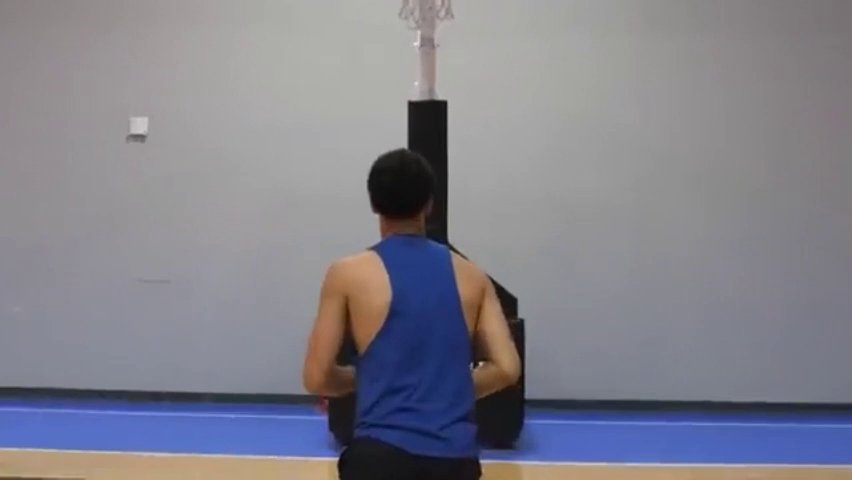
#> input picture frame 8 of ai-sports-tracker/sample_input.mp4, 852 x 480 px, given in place of sample_input2.mp4, which was not available
$ python tracker.py
#> lines starting #> are read from the running program, lines starting #| are printed output that depends on the picture; after the words box and inside, x2 and y2 are one past the last pixel; in counts of white or black regions, pixels touching at a corner belong together; pictures that were not available may be replaced by others from this repository, and a replacement may not be noted
import os
import cv2
import numpy as np

print("running tracker.py")
print(os.getcwd())


cap = cv2.VideoCapture("C:/Users/saifz/summer2025-ai-robotics-track/ai-sports-tracker/sample_input2.mp4")

if not cap.isOpened():
    print("Error: Could not open video file.")
    exit()
else:
    print("Video file opened successfully.")

#resize the window popup
cv2.namedWindow("Video",cv2.WINDOW_NORMAL)
cv2.resizeWindow("Video", 800, 400)


#save as output.mp4
fourcc = cv2.VideoWriter_fourcc(*'mp4v')
out = cv2.VideoWriter('ai-sports-tracker/phase_1_cv_tracker/CVoutput.mp4', fourcc, 20.0, (800, 400))


#initialize frame count
frame_count = 0

while True:
    ret, frame = cap.read()
#> frame is the input picture: shape (480, 852, 3); mean B, G, R 140.2, 129.7, 130.2
    if not ret:
        break


    # Increment frame count
    frame_count += 1

    # Resize the frame to fit the window
    frame = cv2.resize(frame, (800, 400))
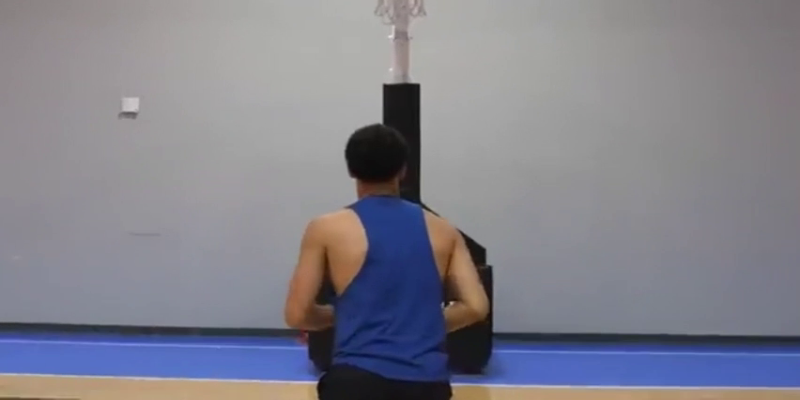
#> frame: shape (400, 800, 3); mean B, G, R 140.1, 129.7, 130.2

    #mask = np.zeros_like(frame[:, :, 0])  # Initialize mask with zeros

    #if frame_count > 5:
    #converting BGR into HSV
    hsv= cv2.cvtColor(frame, cv2.COLOR_BGR2HSV)
#> hsv: shape (400, 800, 3); mean H, S, V 89.2, 38.3, 145.2

    #define the color range in HSV for the basket ball
    lower = (125, 8, 14)  # Lower bound for basketball color
    upper = (170, 66, 38)  # Upper bound for basketballcolor

    # Create a mask for the color
    mask = cv2.inRange(hsv, lower, upper)
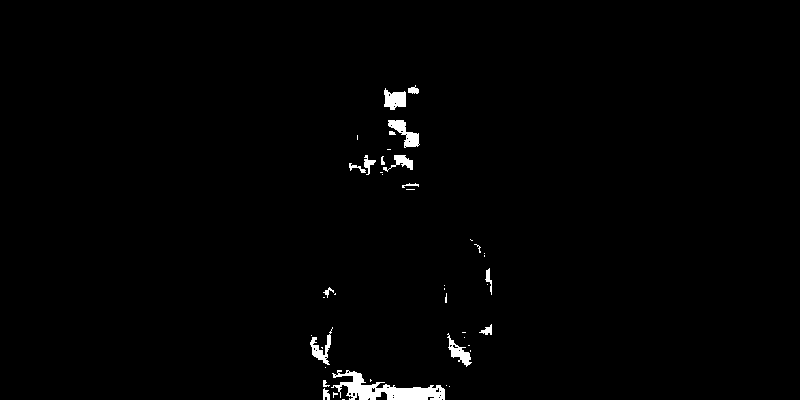
#> mask: shape (400, 800); 1.2% white; 44 white regions (27 under 20 px)

    # Find contours in the mask
    contours, _ = cv2.findContours(mask, cv2.RETR_EXTERNAL, cv2.CHAIN_APPROX_SIMPLE)
#> contours = 44 contours, 31 with area under 20; largest, box (x1, y1, x2, y2) and area: (331, 370, 445, 400) 1321, (388, 120, 420, 148) 338, (384, 88, 406, 110) 303, (447, 333, 472, 367) 248, (310, 327, 333, 365) 224


    #loop through the contours and draw circles around the detected ball by filtering out small contours
    if contours:
        # Find the largest contour
        largest_contour = max(contours, key=cv2.contourArea)
#> largest_contour = contour of 177 points, box (x1, y1, x2, y2) (331, 370, 445, 400), area 1321
        area = cv2.contourArea(largest_contour)
#> area = 1321

        #calculate shape metrics
        #bounding rectangle
        x, y, w, h = cv2.boundingRect(largest_contour)
#> x = 331; y = 370; w = 114; h = 30
        aspect_ratio = float(w) / h if h!= 0 else 0
#> aspect_ratio = 3.8

        #minimum enclosing circle properties
        (circ_x, circ_y), radius = cv2.minEnclosingCircle(largest_contour)
#> circ_x = 388; circ_y = 386; radius = 57.49
        circle_area = np.pi * (radius ** 2)
#> circle_area = 10383
        circularity = area / circle_area if circle_area != 0 else 0
#> circularity = 0.127

        #filtering based on area
        min_area = 800
        max_area = 3000
        # min ratio for a circle
        min_aspect_ratio = 0.8
        # max ratio for a circle
        max_aspect_ratio = 1.2

        # min circularity for a circle
        # A perfect circle has a circularity of 1, but we allow some tolerance
        min_circularity = 0.7

        if (area > min_area and area < max_area) and \
            (min_aspect_ratio <= aspect_ratio <= max_aspect_ratio) and \
            (circularity > min_circularity):


            # Draw the bounding circle
            center = (int(circ_x), int(circ_y))
            radius = int(radius)

            # Draw the circle on the frame
            cv2.circle(frame, center, radius, (0, 255, 0), 2)
            cv2.putText(frame, "Basketball", (center[0] -30, center[1] - 10),
                    cv2.FONT_HERSHEY_SIMPLEX,0.5, (0,255,0), 2)

    #save the frames to output.mp4
    out.write(frame)

    # Display the frame
    cv2.imshow("Video", frame)

    #show mask
    cv2.imshow("Mask", mask)

    # Exit on 'q' key press
    if cv2.waitKey(1) & 0xFF == ord('q'):
#> (key q is pressed here)
        break

cap.release()
out.release()
cv2.destroyAllWindows()

$ run again, starting later in the video
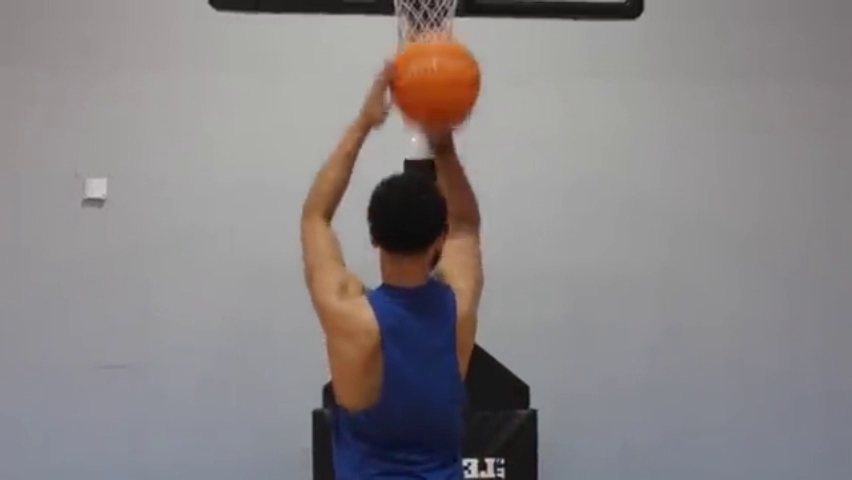
#> input picture frame 36 of ai-sports-tracker/sample_input.mp4, 852 x 480 px, given in place of sample_input2.mp4, which was not available
#> frame is the input picture: shape (480, 852, 3); mean B, G, R 134.6, 132.9, 137.2
#> `frame = cv2.resize(frame, (800, 400))`:
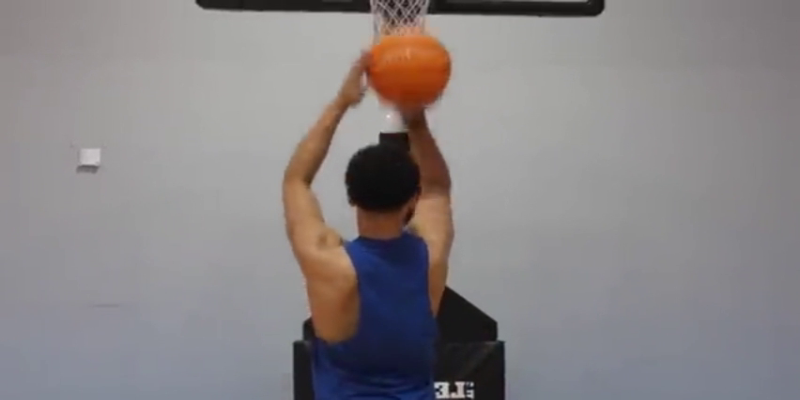
#> frame: shape (400, 800, 3); mean B, G, R 134.6, 132.9, 137.1
#> hsv: shape (400, 800, 3); mean H, S, V 76.8, 27.7, 141.9
#> `mask = cv2.inRange(hsv, lower, upper)`:
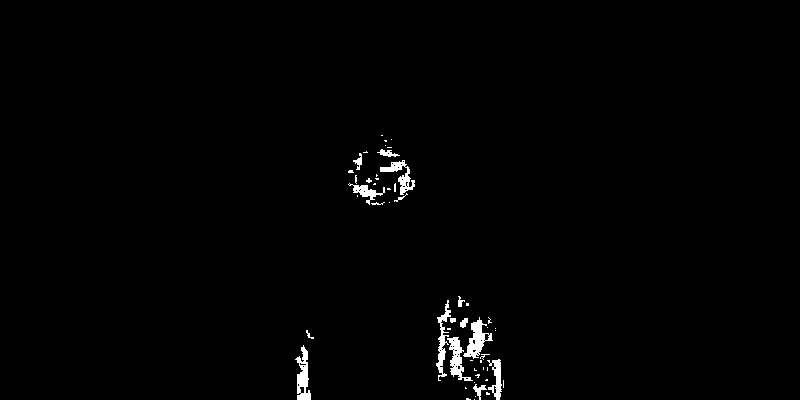
#> mask: shape (400, 800); 1.1% white; 53 white regions (37 under 20 px)
#> contours = 53 contours, 41 with area under 20; largest, box (x1, y1, x2, y2) and area: (463, 317, 493, 359) 465, (295, 345, 311, 400) 412, (447, 337, 473, 381) 372, (380, 160, 415, 195) 322, (436, 300, 451, 381) 290
#> largest_contour = contour of 74 points, box (x1, y1, x2, y2) (463, 317, 493, 359), area 465
#> area = 465
#> x = 463; y = 317; w = 30; h = 42
#> aspect_ratio = 0.714
#> circ_x = 472.9; circ_y = 337.1; radius = 20.95
#> circle_area = 1378.7
#> circularity = 0.337

$ run again, starting later in the video
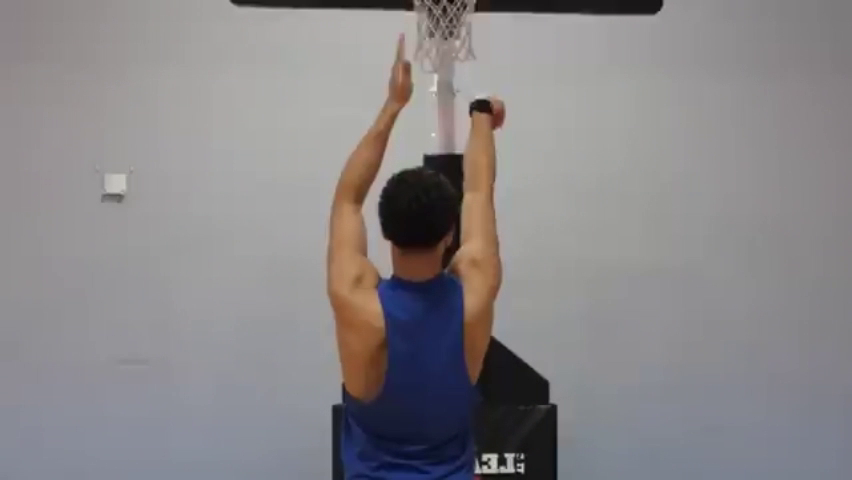
#> input picture frame 64 of ai-sports-tracker/sample_input.mp4, 852 x 480 px, given in place of sample_input2.mp4, which was not available
#> frame is the input picture: shape (480, 852, 3); mean B, G, R 136.8, 134.7, 137.6
#> `frame = cv2.resize(frame, (800, 400))`:
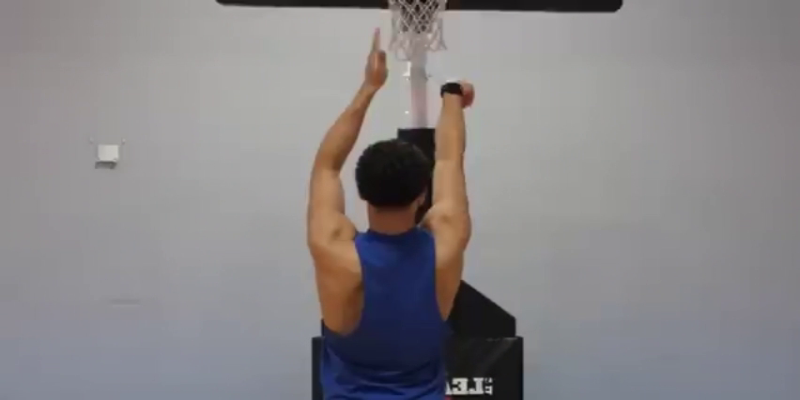
#> frame: shape (400, 800, 3); mean B, G, R 136.8, 134.7, 137.6
#> hsv: shape (400, 800, 3); mean H, S, V 85, 25.3, 142.5
#> `mask = cv2.inRange(hsv, lower, upper)`:
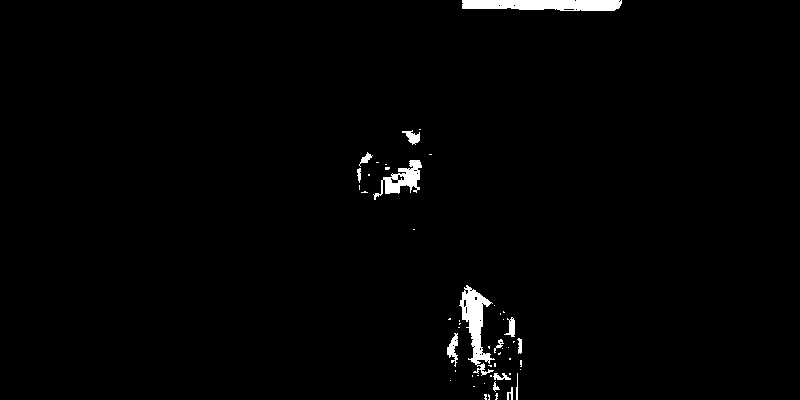
#> mask: shape (400, 800); 1.4% white; 52 white regions (38 under 20 px)
#> contours = 52 contours, 40 with area under 20; largest, box (x1, y1, x2, y2) and area: (462, 0, 622, 11) 1396, (459, 285, 495, 376) 1156, (373, 160, 422, 200) 674, (447, 333, 458, 367) 141, (402, 130, 420, 145) 109
#> largest_contour = contour of 36 points, box (x1, y1, x2, y2) (462, 0, 622, 11), area 1396
#> area = 1396.5
#> x = 462; y = 0; w = 160; h = 11
#> aspect_ratio = 14.55
#> circ_x = 541.5; circ_y = 4; radius = 79.6
#> circle_area = 19906
#> circularity = 0.0702
